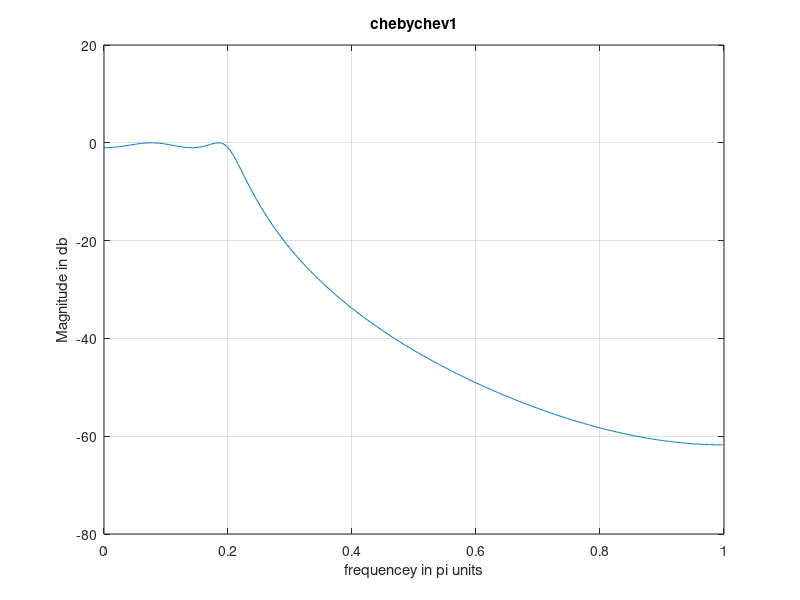

The MATLAB script that drew this image:
wp = 0.2*pi;
ws = 0.3*pi;
rp = 1;
rs = 20;
T = 1;
wa_p = wp/T;
wa_s = ws/T;
[Nb, wcb] = cheb1ord(wp, ws, rp, rs, 's');
[bb_s, ab_s] = cheby1(Nb, rp, wcb, 's');
disp('For chebychev1 the order and cutoff frequency are'), 
disp(Nb), disp(wcb);
%[Hb, wb] = freqs(bb_s, ab_s);
[bb_z, ab_z] = impinvar(bb_s, ab_s, 1/T);
[Hbd, wbd] = freqz(bb_z, ab_z);
figure(1);
plot(wbd/pi, 20*log10(abs(Hbd))), title('chebychev1'), grid on;
ylabel('Magnitude in db');
xlabel('frequencey in pi units')
